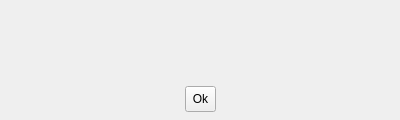
<ui version="4.0" >
 <class>message</class>
 <widget class="QWidget" name="message" >
  <property name="geometry" >
   <rect>
    <x>0</x>
    <y>0</y>
    <width>400</width>
    <height>120</height>
   </rect>
  </property>
  <property name="sizePolicy" >
   <sizepolicy vsizetype="Fixed" hsizetype="Fixed" >
    <horstretch>0</horstretch>
    <verstretch>0</verstretch>
   </sizepolicy>
  </property>
  <property name="minimumSize" >
   <size>
    <width>400</width>
    <height>120</height>
   </size>
  </property>
  <property name="maximumSize" >
   <size>
    <width>400</width>
    <height>120</height>
   </size>
  </property>
  <property name="windowTitle" >
   <string>Message</string>
  </property>
  <property name="_yate_window" stdset="0" >
   <bool>true</bool>
  </property>
  <layout class="QVBoxLayout" >
   <property name="leftMargin" >
    <number>4</number>
   </property>
   <property name="topMargin" >
    <number>4</number>
   </property>
   <property name="rightMargin" >
    <number>4</number>
   </property>
   <property name="bottomMargin" >
    <number>4</number>
   </property>
   <item>
    <layout class="QHBoxLayout" >
     <property name="leftMargin" >
      <number>4</number>
     </property>
     <property name="topMargin" >
      <number>4</number>
     </property>
     <property name="rightMargin" >
      <number>4</number>
     </property>
     <item>
      <layout class="QVBoxLayout" >
       <item>
        <widget class="QLabel" name="image" >
         <property name="sizePolicy" >
          <sizepolicy vsizetype="Fixed" hsizetype="Fixed" >
           <horstretch>0</horstretch>
           <verstretch>0</verstretch>
          </sizepolicy>
         </property>
         <property name="pixmap" >
          <pixmap>info_32.png</pixmap>
         </property>
         <property name="alignment" >
          <set>Qt::AlignCenter</set>
         </property>
        </widget>
       </item>
       <item>
        <spacer>
         <property name="orientation" >
          <enum>Qt::Vertical</enum>
         </property>
         <property name="sizeHint" >
          <size>
           <width>0</width>
           <height>40</height>
          </size>
         </property>
        </spacer>
       </item>
      </layout>
     </item>
     <item>
      <widget class="QTextEdit" name="text" >
       <property name="styleSheet" >
        <string>QTextEdit {
  background:transparent;
  border:0px;
}</string>
       </property>
       <property name="readOnly" >
        <bool>true</bool>
       </property>
      </widget>
     </item>
    </layout>
   </item>
   <item>
    <layout class="QHBoxLayout" >
     <property name="bottomMargin" >
      <number>4</number>
     </property>
     <item>
      <spacer>
       <property name="orientation" >
        <enum>Qt::Horizontal</enum>
       </property>
       <property name="sizeHint" >
        <size>
         <width>40</width>
         <height>20</height>
        </size>
       </property>
      </spacer>
     </item>
     <item>
      <widget class="QToolButton" name="button_hide" >
       <property name="sizePolicy" >
        <sizepolicy vsizetype="Fixed" hsizetype="Minimum" >
         <horstretch>0</horstretch>
         <verstretch>0</verstretch>
        </sizepolicy>
       </property>
       <property name="minimumSize" >
        <size>
         <width>0</width>
         <height>26</height>
        </size>
       </property>
       <property name="maximumSize" >
        <size>
         <width>16777215</width>
         <height>26</height>
        </size>
       </property>
       <property name="text" >
        <string>Ok</string>
       </property>
       <property name="icon" >
        <iconset>ok.png</iconset>
       </property>
       <property name="toolButtonStyle" >
        <enum>Qt::ToolButtonTextBesideIcon</enum>
       </property>
       <property name="_yate_normal_icon" stdset="0" >
        <string>ok.png</string>
       </property>
       <property name="_yate_pressed_icon" stdset="0" >
        <string>ok_pressed.png</string>
       </property>
       <property name="_yate_hover_icon" stdset="0" >
        <string>ok_hover.png</string>
       </property>
      </widget>
     </item>
     <item>
      <spacer>
       <property name="orientation" >
        <enum>Qt::Horizontal</enum>
       </property>
       <property name="sizeHint" >
        <size>
         <width>40</width>
         <height>20</height>
        </size>
       </property>
      </spacer>
     </item>
    </layout>
   </item>
  </layout>
 </widget>
 <resources/>
 <connections/>
</ui>
